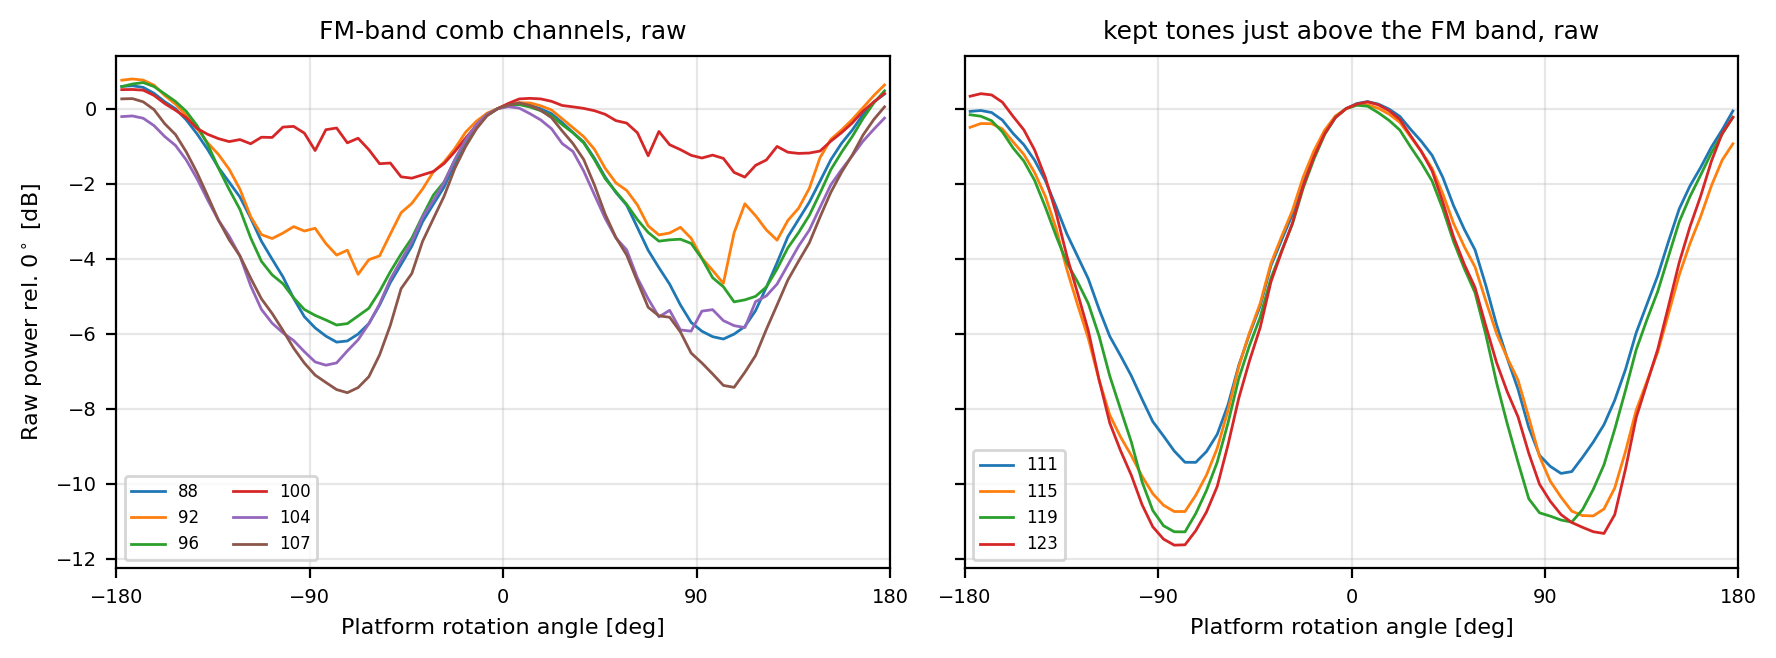

Generate this figure with Python:
"""Can the FM-band comb channels be recovered, or is the tone simply buried?

Two questions. (i) Is the injected tone detectable at all in the FM band? The
transmitter was off before ~18:14 UTC, so comparing the comb channel against its
local neighbours with the transmitter off and again during the raster separates
"tone present but continuum hard to estimate" from "tone buried under FM".
(ii) What do the raw rotation profiles look like there?
"""
import os, runpy
from pathlib import Path

import h5py
import numpy as np
import matplotlib
matplotlib.use("Agg")
import matplotlib.pyplot as plt

os.environ.pop("BEAM_PNG", None)
g = runpy.run_path("/home/christian/Documents/research/papers/eigsep_instrument/eigsep_instrument_rasti/docs/render_beam_modulation.py")
d4, chan, freq, centres = g["d4"], g["chan"], g["freq"], g["centres"]
binned, to_db, is_fm, A, B, ZERO = g["binned"], g["to_db"], g["is_fm"], g["A"], g["B"], g["ZERO"]
el, COMB_SPILL = g["el"], g["COMB_SPILL"]

DATA = Path("/home/christian/Documents/research/eigsep/data-analysis/data/deployment5_filtered")
OFF = ["corr_20260717_174008Z.h5", "corr_20260717_174217Z.h5", "corr_20260717_174426Z.h5",
       "corr_20260717_174635Z.h5", "corr_20260717_174844Z.h5"]
off = np.concatenate([h5py.File(DATA / n, "r")["data/4"][:].astype(np.float64) for n in OFF])
off[off <= 0] = np.nan

fm_tones = chan[(chan % 16 == 8) & is_fm]
ref_tones = [c for c in g["tones"] if 110 < freq[c] < 145][:4]

def local(c, arr, allow_fm):
    nb = [c + o for o in range(-6, 7) if 3 <= abs(o) <= 6 and 0 <= c + o < len(chan)
          and (c + o) % 16 not in COMB_SPILL and (allow_fm or not is_fm[c + o])]
    return np.nanmedian(np.nanmedian(arr[:, nb], axis=1))

pk = np.zeros(len(el), bool); pk[A:B] = True; pk &= np.abs(el) < 30
print("  freq      tone/local, OFF     tone/local, ON      rise when transmitter on")
for c in list(fm_tones) + ref_tones:
    a = to_db(np.nanmedian(off[:, c])) - to_db(local(c, off, True))
    b = to_db(np.nanmedian(d4[pk][:, c])) - to_db(local(c, d4[pk], True))
    tag = "  FM" if is_fm[c] else "  ref"
    print(f" {freq[c]:6.1f}  {a:14.2f} dB {b:16.2f} dB {b-a:19.2f} dB{tag}")

fig, (a1, a2) = plt.subplots(1, 2, figsize=(9.0, 3.4), sharey=True)
for c in fm_tones:
    a1.plot(centres, binned(to_db(d4[:, c]), A, B) - np.nanmedian(binned(to_db(d4[:, c]), A, B)[ZERO-1:ZERO+2]),
            lw=1.0, label=f"{freq[c]:.0f}")
a1.set_title("FM-band comb channels, raw", fontsize=9); a1.legend(fontsize=6, ncol=2)
for c in ref_tones:
    a2.plot(centres, binned(to_db(d4[:, c]), A, B) - np.nanmedian(binned(to_db(d4[:, c]), A, B)[ZERO-1:ZERO+2]),
            lw=1.0, label=f"{freq[c]:.0f}")
a2.set_title("kept tones just above the FM band, raw", fontsize=9); a2.legend(fontsize=6)
for ax in (a1, a2):
    ax.set_xlim(-180, 180); ax.set_xticks([-180, -90, 0, 90, 180]); ax.grid(alpha=0.3)
    ax.set_xlabel("Platform rotation angle [deg]", fontsize=8); ax.tick_params(labelsize=7)
a1.set_ylabel("Raw power rel. $0^\\circ$ [dB]", fontsize=8)
fig.tight_layout()
out = Path(__file__).parent / "60_fm_channels.png"
fig.savefig(out, dpi=200, bbox_inches="tight")
print(f"\nwrote {out}")
